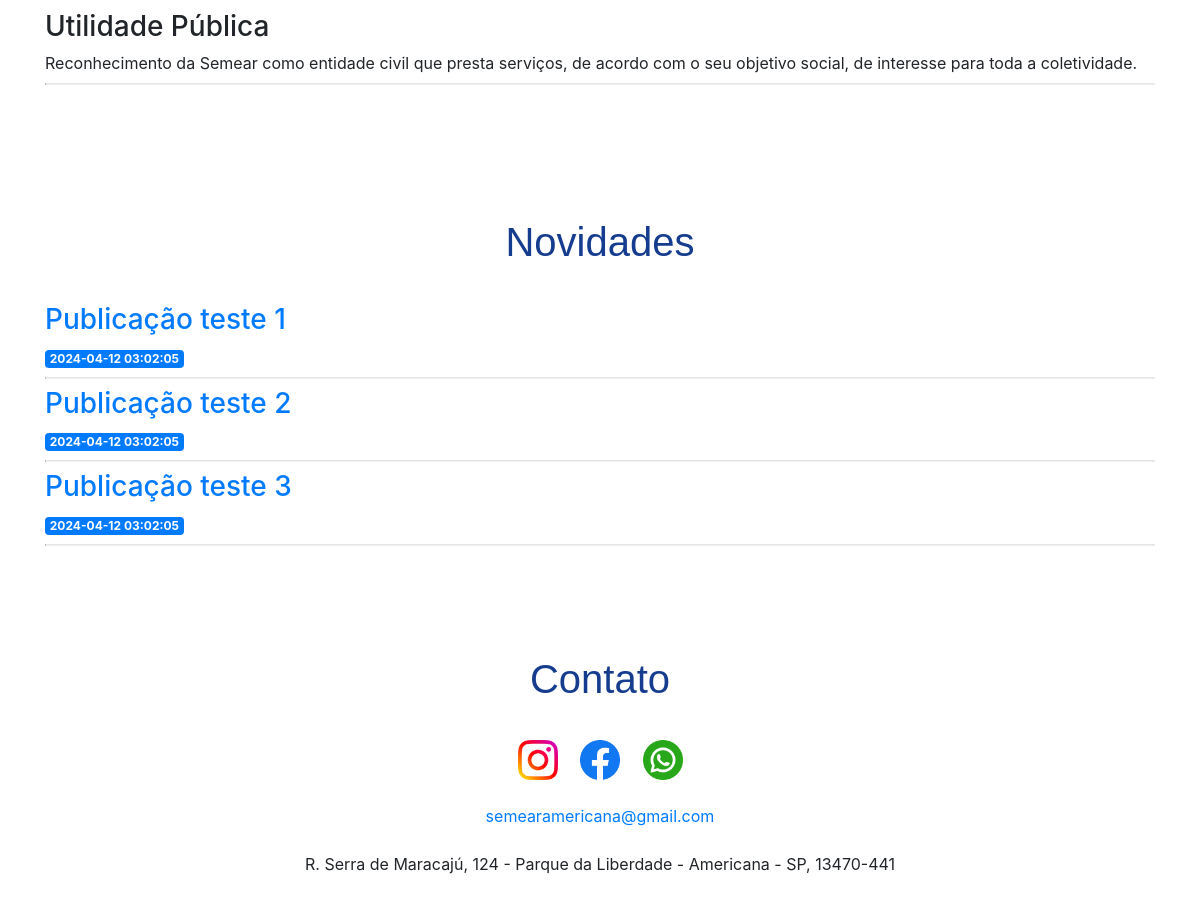
Before: / (middle part) with the older database file.
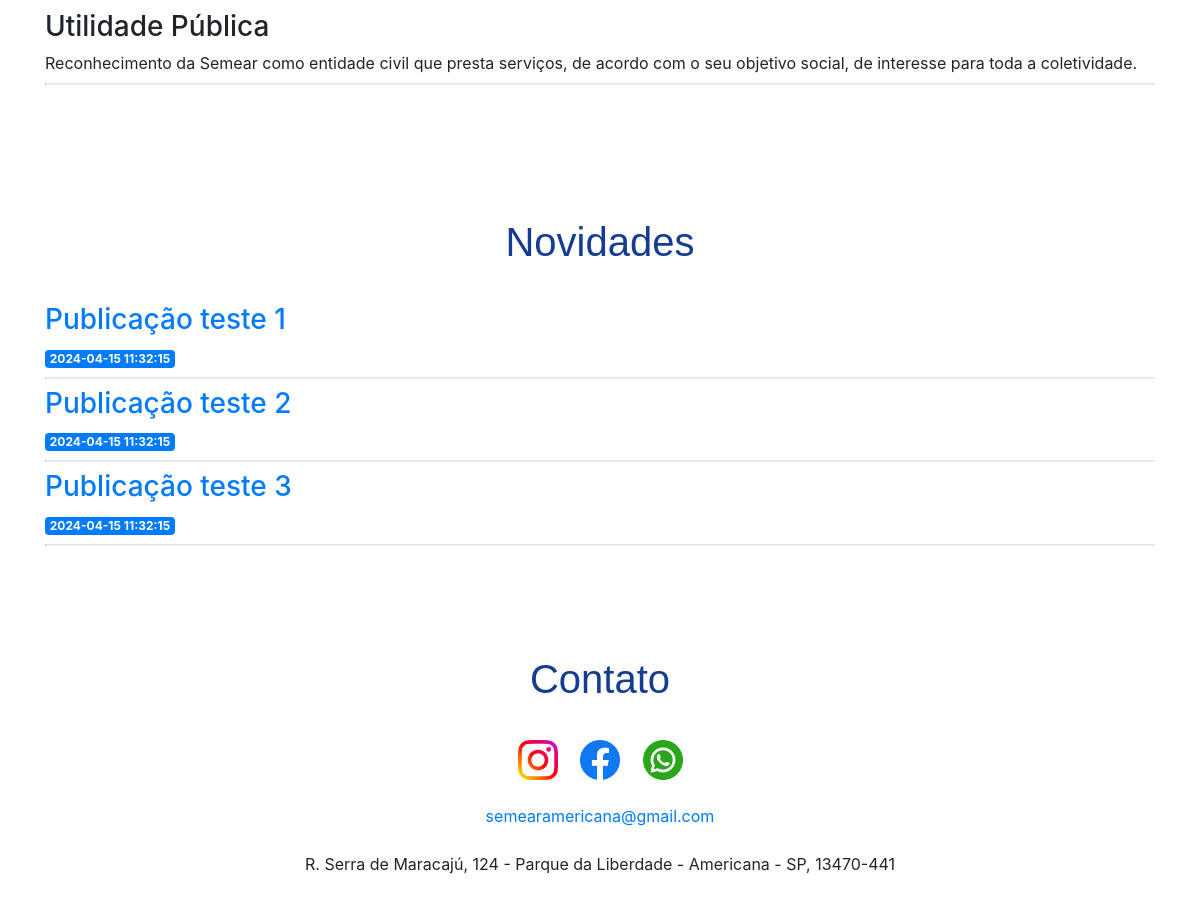
After: the same page with the newer database file.
### tables this page shows
CREATE TABLE posts (
    id INTEGER PRIMARY KEY AUTOINCREMENT,
    created TIMESTAMP NOT NULL DEFAULT CURRENT_TIMESTAMP,
    title TEXT NOT NULL,
    content TEXT NOT NULL
);

### app.py (the view)
@app.route('/')
def index():
    conn = get_db_connection()
    posts = conn.execute('SELECT * FROM posts').fetchall()
    contato = conn.execute('SELECT whatsapp, facebook, instagram, email, endereco FROM contato').fetchall()
    mensagem_bottom = conn.execute('SELECT texto FROM mensagem_bottom').fetchall()
    conn.close()
    global indice_atual
    imagem_atual = imagens[indice_atual]
    return render_template('index.html', posts=posts, contato=contato, mensagem_bottom=mensagem_bottom, imagem=imagem_atual)

### app.py (called while the page is built)
def get_db_connection():
    conn = sqlite3.connect('database.db')
    conn.row_factory = sqlite3.Row
    return conn

### templates/index.html (shortened to what this page needs)
{% extends 'base.html' %}
{% block content %}
	<br><br>
	<br>
	<br>
	<br>
	<br>
	<br>
	<div id="transparencia">
		<br><br><br>
		<br><br>
		<br><br>
		<br><br>
		<br><br>
		<h3>Utilidade Pública</h3>
		Reconhecimento da Semear como entidade civil que presta serviços, de acordo com o seu objetivo social, de interesse para toda a coletividade.
		<hr>
	</div>
	<br><br>
	<div id="novidades">
		<br><br><br>
		<h1>Novidades</h1>
		<br>
		{% for post in posts %}
			<a href="{{ url_for('post', post_id=post['id']) }}">
				<h3>{{ post['title'] }}</h3>
			</a>
			<span class="badge badge-primary">{{ post['created'] }}</span>
			<hr>
		{% endfor %}
	</div>
	<br>
	<div id="contato">
		<br><br><br>
		<h1>Contato</h1>
		<br>
		<center>
			{% for contato in contato %}
				<a href="{{ contato['instagram'] }}">
				  <img src="{{ url_for('static', filename='img/instagram.png') }}" alt="Instagram" width="40" height="40">
				</a>&nbsp;&nbsp;&nbsp;
				<a href="{{ contato['facebook'] }}">
				  <img src="{{ url_for('static', filename='img/facebook.png') }}" alt="Facebook" width="40" height="40">
				</a>&nbsp;&nbsp;&nbsp;
				<a href="https://api.whatsapp.com/send?phone={{ contato['whatsapp'] }}&text=Olá! Venho a partir do site.">
				  <img src="{{ url_for('static', filename='img/whatsapp.png') }}" alt="Whatsapp" width="40" height="40">
				</a>
				<br><br>
				<a href="mailto:{{ contato['email'] }}">{{ contato['email'] }}</a>
				<br><br>
				{{ contato['endereco'] }}
			{% endfor %}
			<br><br>
		</center>
	</div>
{% endblock %}

Changed rows visible on the page:
changed posts "Publicação teste 1": created "2024-04-12 03:02:05" → "2024-04-15 11:32:15"
changed posts "Publicação teste 2": created "2024-04-12 03:02:05" → "2024-04-15 11:32:15"
changed posts "Publicação teste 3": created "2024-04-12 03:02:05" → "2024-04-15 11:32:15"
